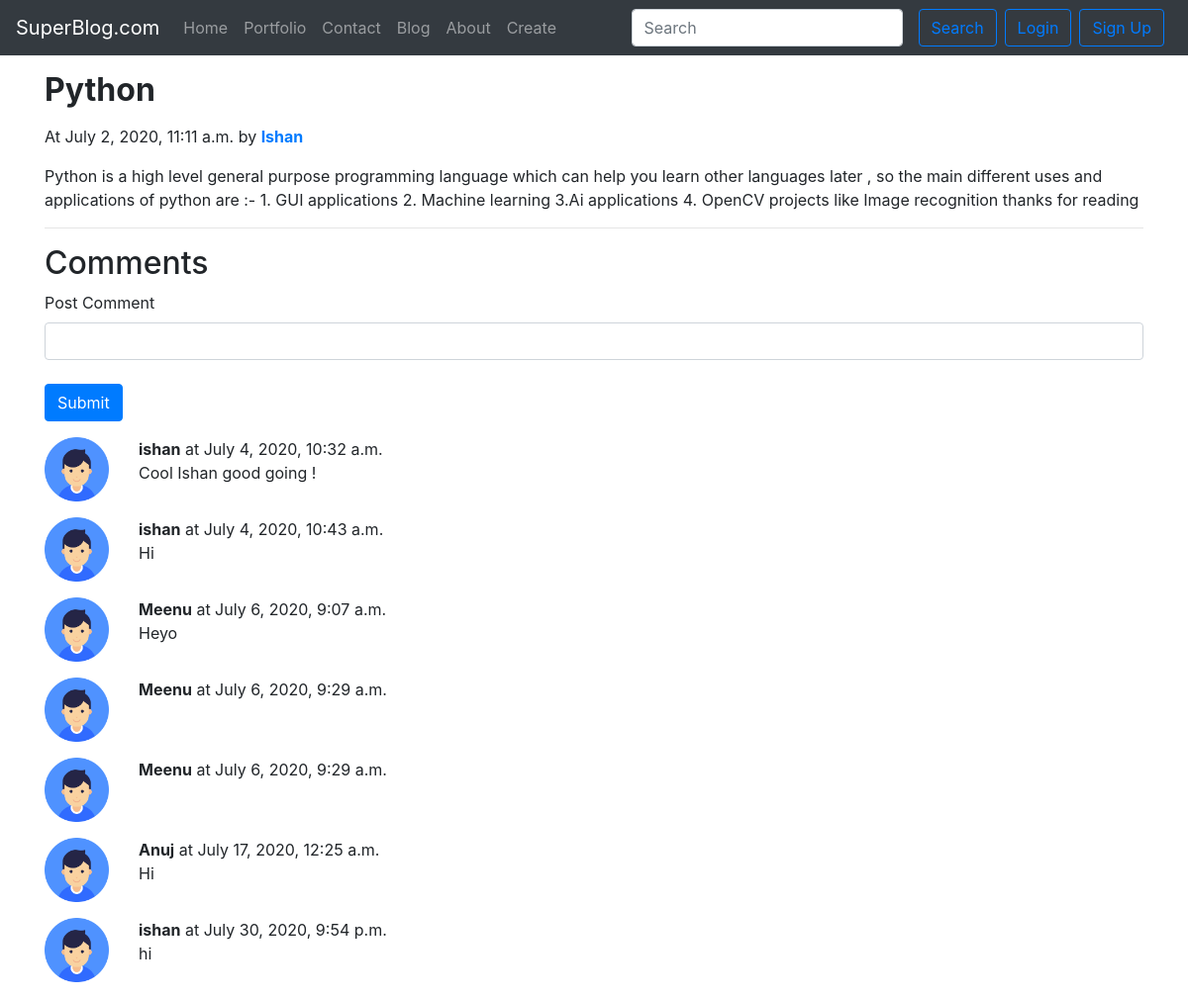
Page /blog/python on the committed database.
### myapp/models.py (models this page shows, shortened)
class Post(models.Model):
    sno = models.AutoField(primary_key = True)
    title = models.CharField(max_length=255)
    author = models.CharField(max_length=20)
    content = models.TextField()
    slug = models.CharField(max_length=125)
    timeStamp = models.DateTimeField(blank=True)

class Comment(models.Model):
    sno = models.AutoField(primary_key=True)
    comments = models.TextField()
    user = models.ForeignKey(User, on_delete=models.CASCADE)
    post = models.ForeignKey(Post, on_delete=models.CASCADE)
    parent = models.ForeignKey('self', on_delete=models.CASCADE, null=True)
    timestamp = models.DateTimeField(default=now)

### myapp/views.py (the view)
# urls.py: path('<str:slug>', views.blogPost, name='blogPost'),
def blogPost(request, slug):
    post = Post.objects.filter(slug=slug).first()
    comments = Comment.objects.filter(post=post)
    context = {'post':post, 'comments':comments}
    return render(request, "blog/blogPost.html", context)

### templates/blog/blogPost.html (shortened to what this page needs)
{% extends 'base.html' %}
{% load static %}
{% block body %}
<div class="container">
    <div class="blog-post">
        <h2 class="my-3 blog-post-title"><b>{{post.title}}</b></h2>
        <p class="blog-post-meta">At {{post.timeStamp}} by <strong><a href="/about">{{post.author}}</a></strong></p>
        <p>{{post.content}}</p>
        <hr>
    </div>
</div>
<div class="container">
    <h2>Comments</h2>
    <form action="/blog/postComment" method='post'>
        <div class="form-group">
            <label for="exampleInputEmail1">Post Comment</label>
            <input type="text" class="form-control" name="comment">
        </div>
        <button type="submit" class="mt-2 btn btn-primary">Submit</button>
    </form>
    {% for comment in comments %}
    <div class="row my-3">
    <div class="col-md-1">
    <img class="rounded mx-auto d-block w-100" src="/static/img/1.png">
    </div>
    <div class="col-md-11"><b>{{comment.user.username}}</b> at {{comment.timestamp}}
    <div>{{comment.comments}}</div>
    </div>
    </div>
    {% endfor %}
</div>
{% endblock body %}

### templates/base.html (shortened to what this page needs)
<!DOCTYPE html>
<html lang="en">
  <head>
    <link
      rel="stylesheet"
      href="https://stackpath.bootstrapcdn.com/bootstrap/4.5.0/css/bootstrap.min.css"
    />
  </head>
  <nav class="navbar navbar-expand-lg navbar-dark bg-dark">
    <a class="navbar-brand" href="/">SuperBlog.com</a>
    <div class="collapse navbar-collapse" id="navbarNavAltMarkup">
      <div class="navbar-nav">
        <a
          class="nav-item nav-link {% block homeactive %} {%endblock homeactive%}"
          href="/"
          >Home <span class="sr-only">(current)</span></a
        >
        <a
          class="nav-item nav-link {% block portactive %} {%endblock portactive%}"
          href="https://z11nmvswlhc1j40wailuaq-on.drv.tw/www.myportfolio.com/"
          >Portfolio</a
        >
        <a
          class="nav-item nav-link {% block contactactive %} {%endblock contactactive%}"
          href="/contact"
          >Contact</a
        >
        <a
          class="nav-item nav-link {% block blogactive %}{%endblock blogactive%}"
          href="/blog"
          >Blog</a
        >
        <a class="nav-item nav-link" href="/about">About</a>
        <a class="nav-item nav-link" href="/admin/myapp/post/add/">Create</a>
      </div>
    </div>
    <form class="form-inline my-2 my-lg-0" method="get" action="search">
      <input
        class="form-control mr-sm-2"
        type="search"
        name="query"
        id="query"
        placeholder="Search"
        aria-label="Search"
      />
      <button class="btn btn-outline-primary my-2 mx-2 my-sm-0" type="submit">
        Search
      </button>
      {% if user.is_authenticated %}
<ul class="navbar-nav ml-auto">
      <li class="nav-item dropdown">
        <a class="nav-link dropdown-toggle" href="handlelogout" id="navbarDropdown" role="button" data-toggle="dropdown" aria-haspopup="true" aria-expanded="true">
          Welcome {{request.user}}
        </a>
        <div class="dropdown-menu" aria-labelledby="navbarDropdown">
          <a class="dropdown-item" href="/handlelogout">Logout</a>
          <a class="dropdown-item" href="127.0.0.1">Another action</a>
        </div>
      </li>
    </ul>
      {% else %}
      <button type="button" class="btn btn-outline-primary" data-toggle="modal" data-target="#loginModal">
      Login
      </button>
      <button type="button" class="btn btn-outline-primary mx-2" data-toggle="modal" data-target="#signup">
      Sign Up
      </button>
      {% endif %}
    </form>
  </nav>
  {% block body %} {% endblock body %}
</html>

### rows in the picture
Post: title "Python", timeStamp "July 2, 2020, 11:11 a.m.", author "Ishan", content "Python is a high level general purpose programming language which can help you learn other languages later , so the main different uses and applications of python are :- 1. GUI applications 2. Machine learning 3.Ai applications 4. OpenCV projects like Image recognition thanks for reading"
Comment: user.username "ishan", timestamp "July 4, 2020, 10:32 a.m.", comments "Cool Ishan good going !"
Comment: user.username "ishan", timestamp "July 4, 2020, 10:43 a.m.", comments "Hi"
Comment: user.username "Meenu", timestamp "July 6, 2020, 9:07 a.m.", comments "Heyo"
Comment: user.username "Meenu", timestamp "July 6, 2020, 9:29 a.m."
Comment: user.username "Meenu", timestamp "July 6, 2020, 9:29 a.m."
Comment: user.username "Anuj", timestamp "July 17, 2020, 12:25 a.m.", comments "Hi"
Comment: user.username "ishan", timestamp "July 30, 2020, 9:54 p.m.", comments "hi"
